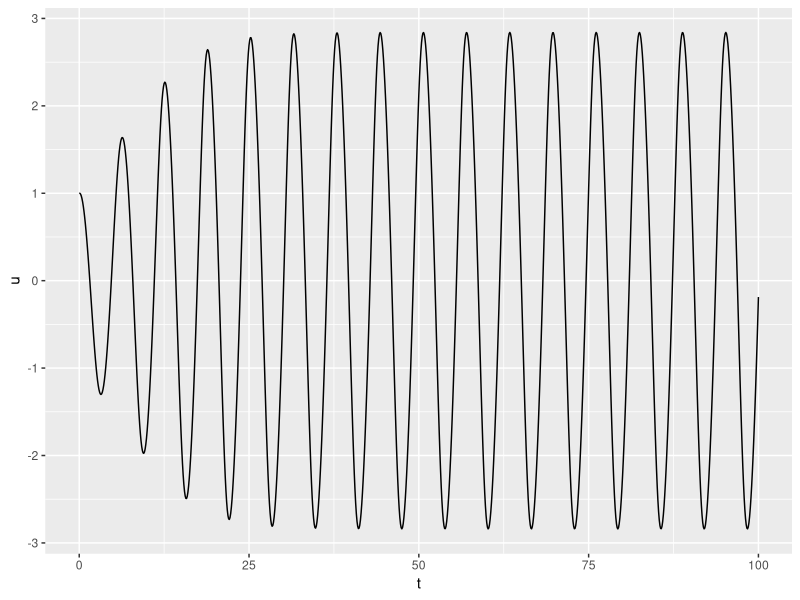
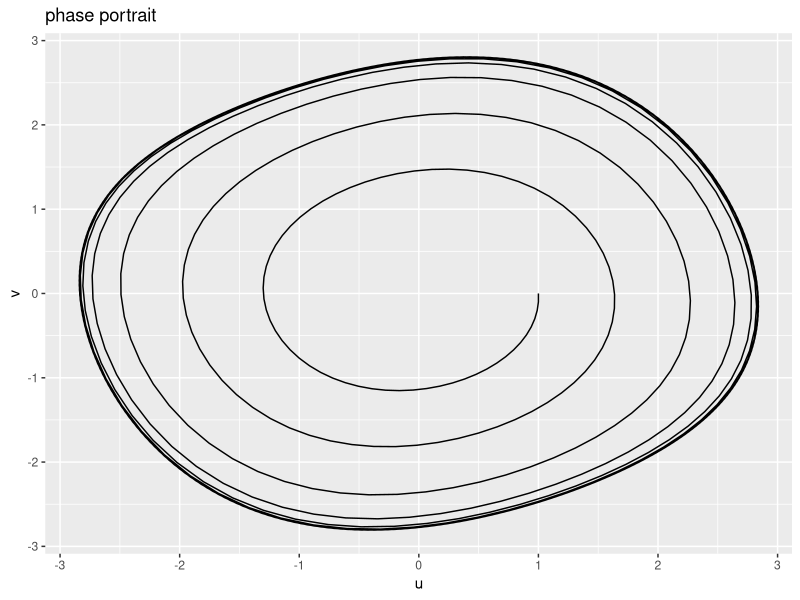
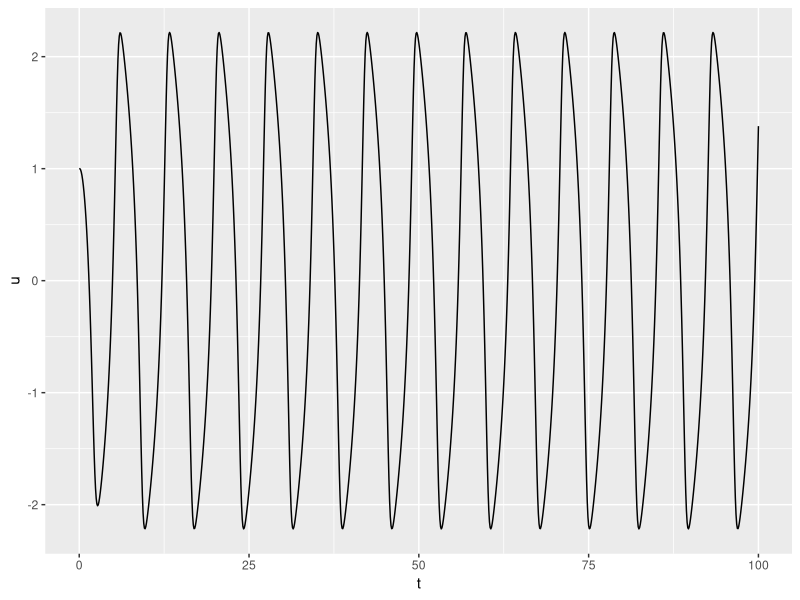
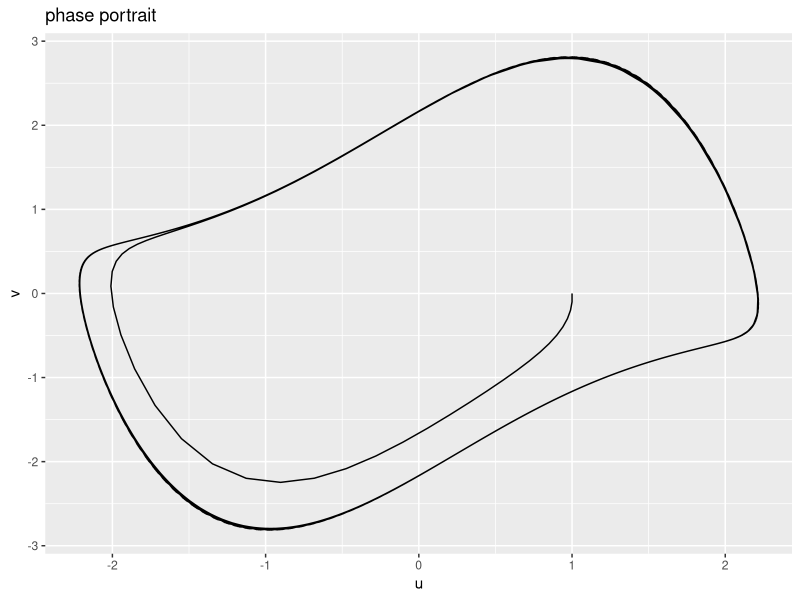
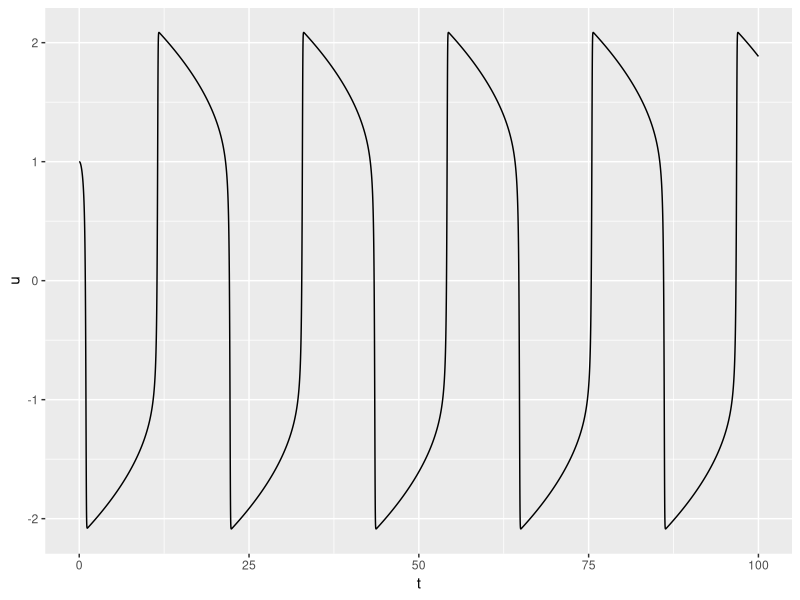
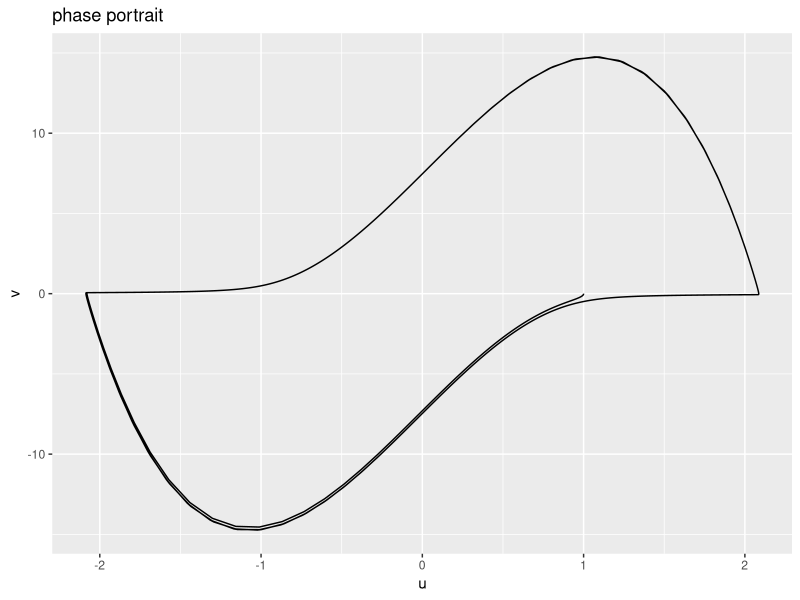
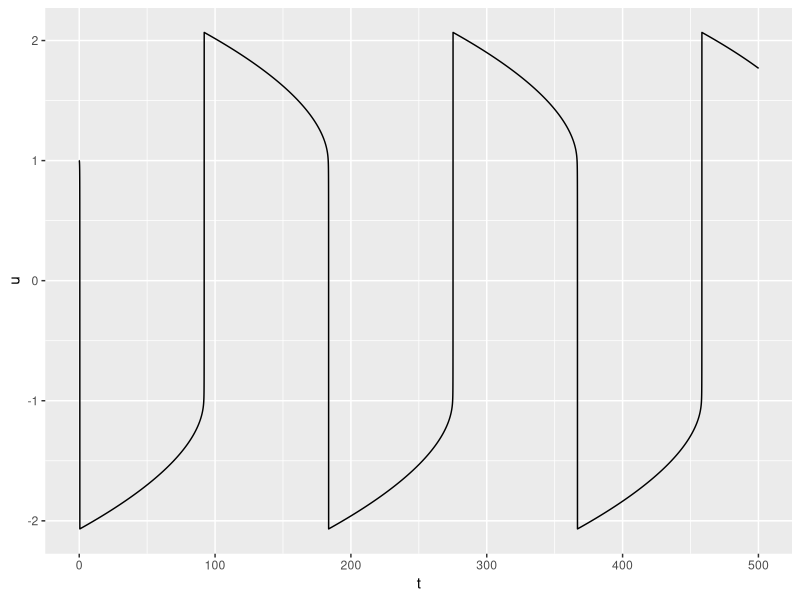
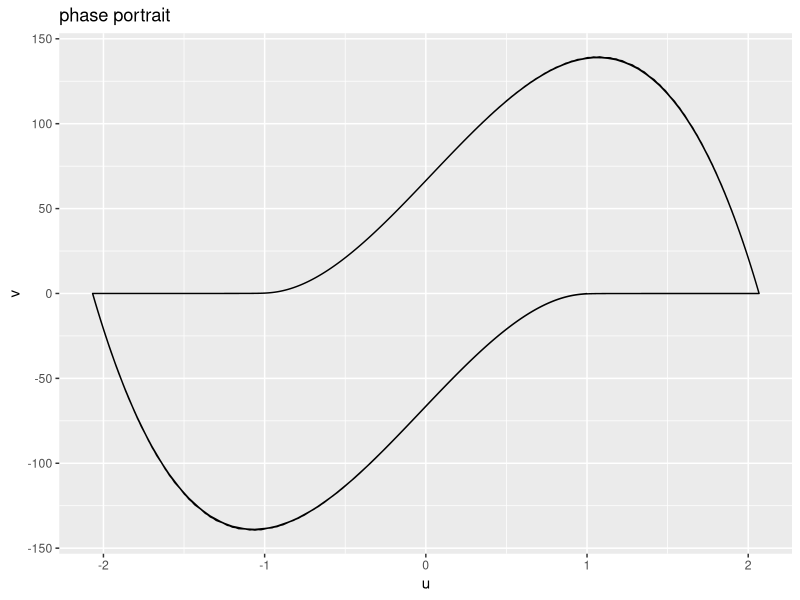

Here is the R script that generated these plots, in order:
## ---- chunk 1
library(tidyverse)

euler = function(f, y0, a, b, h) {
  ts = seq(a, b, by = h)
  
  y = matrix(0, nrow = length(ts), ncol = length(y0))

  y[1,] = y0
  for (i in 1:(length(ts) - 1)) {
    y[i + 1,] = y[i,] + h*f(ts[i], y[i,])
  }
  
  m = cbind(ts, y)
  colnames(m) = c("t", if (is.null(names(y0))) paste0("y", 1:length(y0)) else names(y0))
  m
}
## ---- chunk 2
vanDerPol = function(epsilon) {
  function(t, y) c(y[2], -epsilon*(y[1]*y[1]-1)*y[2]-y[1])
}

tb = euler(vanDerPol(epsilon = 0.1), c("u" = 1, "v" = 0), 0, 100, h = 0.1) %>% 
  as.data.frame

ggplot(tb, aes(x = t, y = u)) + geom_path()
ggplot(tb, aes(x = u, y = v)) + geom_path() + ggtitle("phase portrait")
## ---- chunk 3
tb = euler(vanDerPol(epsilon = 1), c("u" = 1, "v" = 0), 0, 100, h = 0.1) %>% 
  as.data.frame

ggplot(tb, aes(x = t, y = u)) + geom_path()
ggplot(tb, aes(x = u, y = v)) + geom_path() + ggtitle("phase portrait")
## ---- chunk 4
tb = euler(vanDerPol(epsilon = 10), c("u" = 1, "v" = 0), 0, 100, h = 0.01) %>% 
  as.data.frame

ggplot(tb, aes(x = t, y = u)) + geom_path()
ggplot(tb, aes(x = u, y = v)) + geom_path() + ggtitle("phase portrait")
## ---- chunk 5
tb = euler(vanDerPol(epsilon = 100), c("u" = 1, "v" = 0), 0, 500, h = 0.001) %>% 
  as.data.frame

ggplot(tb, aes(x = t, y = u)) + geom_path()
ggplot(tb, aes(x = u, y = v)) + geom_path() + ggtitle("phase portrait")
## ---- chunk 6

sigma = 10
rho = 27
beta = 8/3
tb = euler(function(t, y) c(sigma*(y[2]- y[1]), 
                            y[1]*(rho - y[3]) - y[2], 
                            y[1]*y[2] - beta*y[3]), 
           c(1, 0, 0), 0, 30, 0.005) %>% as.data.frame()

ggplot(tb %>% as.data.frame(), aes(x = t, y = y1)) + geom_path()
ggplot(tb %>% as.data.frame(), aes(x = y2, y = y1)) + geom_path()
ggplot(tb %>% as.data.frame(), aes(x = y3, y = y1)) + geom_path()
ggplot(tb %>% as.data.frame(), aes(x = y2, y = y1)) + geom_path()
## ---- chunk 7
eulerBw = function(y0, a, b, h) {
  ts = seq(a, b, by = h)
  
  y = matrix(0, nrow = length(ts), ncol = length(y0))

  y[1,] = y0
  for (i in 1:(length(ts) - 1)) {
    y[i + 1,] = y[i,]/(1 + 5*h)
  }
  
  m = cbind(ts, y)
  colnames(m) = c("t", if (is.null(names(y0))) paste0("y", 1:length(y0)) else names(y0))
  m
}

compare = function(h) {
  tb1 = euler(function(t, u) -5*u, c("u" = 1), 0, 5, h = h) %>% 
  as.data.frame
  tb2 = eulerBw(c("u" = 1), 0, 5, h = h) %>% as.data.frame
  
  tb = cbind(tb1 %>% rename(u_fw = u), tb2 %>% select(u_bw = u)) %>%
    mutate(u_exact = exp(-5*t))
  
  print(tb %>% 
    mutate(h = h, error_fw = abs(u_fw - u_exact), error_bw = abs(u_bw - u_exact)) %>%
    select(-starts_with("u")) %>%
    tail(1)
  )
  
  ggplot(tb %>%gather("method", "value", starts_with("u")), aes(x = t, y = value)) +
    geom_path() + facet_wrap(~ method)
}

map(c(0.41, 0.4, 0.3, 0.1), compare)
